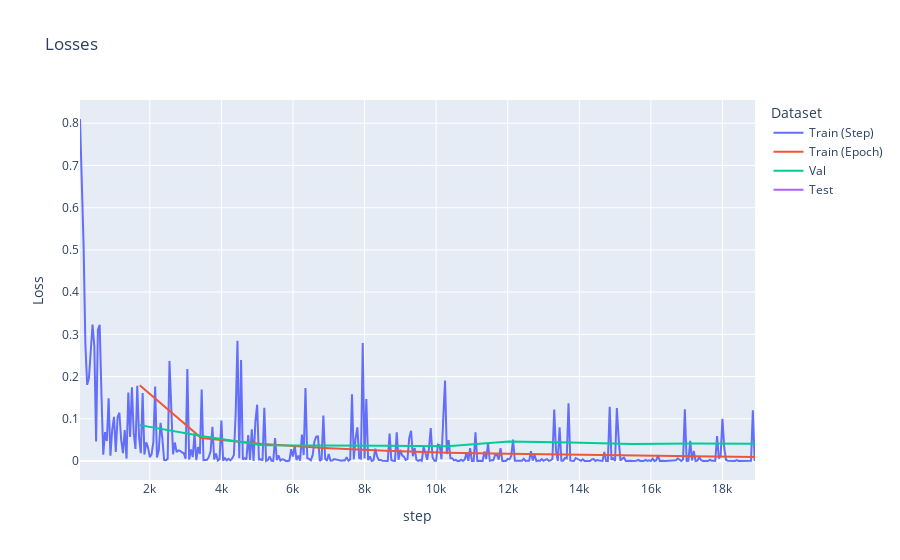

The cell this chart's notebook holds for it:
### Code cell
import pandas as pd
import plotly.express as px

df = pd.read_csv("logs/csv/version_0/metrics.csv")
train_losses_step   = df[df['train_loss_step' ].notna()].copy()
train_losses_epoch  = df[df['train_loss_epoch'].notna()].copy()
val_losses          = df[df['val_loss'        ].notna()].copy()
test_losses         = df[df['test_loss'       ].notna()].copy()

train_losses_step['Dataset']  = 'Train (Step)'
train_losses_epoch['Dataset'] = 'Train (Epoch)'
val_losses['Dataset']         = 'Val'
test_losses['Dataset']        = 'Test'

train_losses_step['Loss']    = train_losses_step['train_loss_step']
train_losses_epoch['Loss']   = train_losses_epoch['train_loss_epoch']
val_losses['Loss']           = val_losses['val_loss']
test_losses['Loss']          = test_losses['test_loss']

df = pd.concat([train_losses_step, train_losses_epoch, val_losses, test_losses])
fig = px.line(df, x='step', y='Loss', color='Dataset', title='Losses').show()

### Figure 1 — Plotly figure (JSON) as saved in the notebook; plotly's stock layout.template omitted (floating-point values rounded to 4 significant figures; data arrays with more than 128 entries replaced by an {"elided": "..."} marker saying what was removed)
{"data": [{"hovertemplate": "Dataset=Train (Step)<br>step=%{x}<br>Loss=%{y}<extra></extra>", "legendgroup": "Train (Step)", "line": {"color": "#636efa", "dash": "solid"}, "marker": {"symbol": "circle"}, "mode": "lines", "name": "Train (Step)", "orientation": "v", "showlegend": true, "type": "scatter", "x": {"elided": "378 int values"}, "xaxis": "x", "y": {"elided": "378 float values"}, "yaxis": "y"}, {"hovertemplate": "Dataset=Train (Epoch)<br>step=%{x}<br>Loss=%{y}<extra></extra>", "legendgroup": "Train (Epoch)", "line": {"color": "#EF553B", "dash": "solid"}, "marker": {"symbol": "circle"}, "mode": "lines", "name": "Train (Epoch)", "orientation": "v", "showlegend": true, "type": "scatter", "x": [1718, 3437, 5156, 6875, 8594, 10313, 12032, 13751, 15470, 17189, 18908], "xaxis": "x", "y": [0.1796, 0.05432, 0.04044, 0.03099, 0.02438, 0.01966, 0.01705, 0.01484, 0.01219, 0.01142, 0.009709], "yaxis": "y"}, {"hovertemplate": "Dataset=Val<br>step=%{x}<br>Loss=%{y}<extra></extra>", "legendgroup": "Val", "line": {"color": "#00cc96", "dash": "solid"}, "marker": {"symbol": "circle"}, "mode": "lines", "name": "Val", "orientation": "v", "showlegend": true, "type": "scatter", "x": [1718, 3437, 5156, 6875, 8594, 10313, 12032, 13751, 15470, 17189, 18908], "xaxis": "x", "y": [0.08494, 0.05917, 0.03723, 0.03568, 0.03585, 0.03489, 0.04635, 0.04399, 0.04036, 0.04129, 0.04063], "yaxis": "y"}, {"hovertemplate": "Dataset=Test<br>step=%{x}<br>Loss=%{y}<extra></extra>", "legendgroup": "Test", "line": {"color": "#ab63fa", "dash": "solid"}, "marker": {"symbol": "circle"}, "mode": "lines", "name": "Test", "orientation": "v", "showlegend": true, "type": "scatter", "x": [18909, 18909], "xaxis": "x", "y": [0.03596, 0.03596], "yaxis": "y"}], "layout": {"legend": {"title": {"text": "Dataset"}, "tracegroupgap": 0}, "title": {"text": "Losses"}, "xaxis": {"anchor": "y", "domain": [0, 1], "title": {"text": "step"}}, "yaxis": {"anchor": "x", "domain": [0, 1], "title": {"text": "Loss"}}}}
